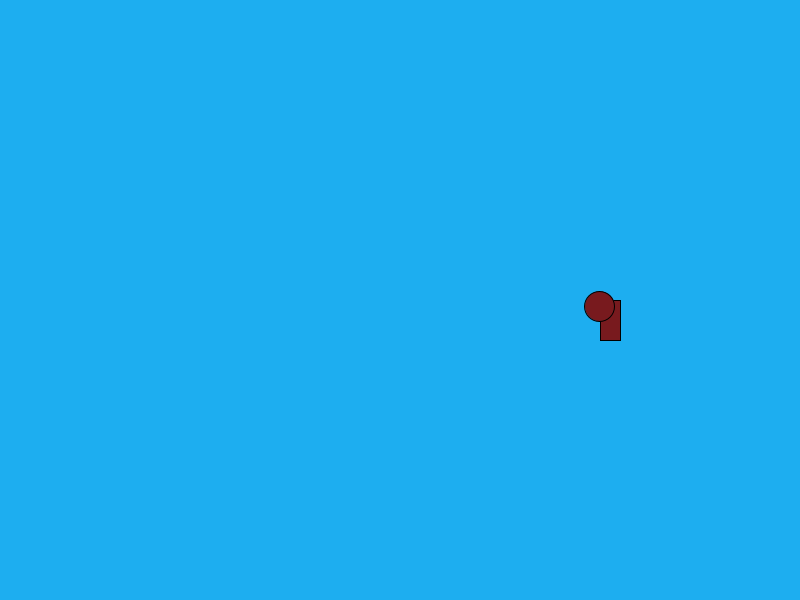
Frame 1 (no input)
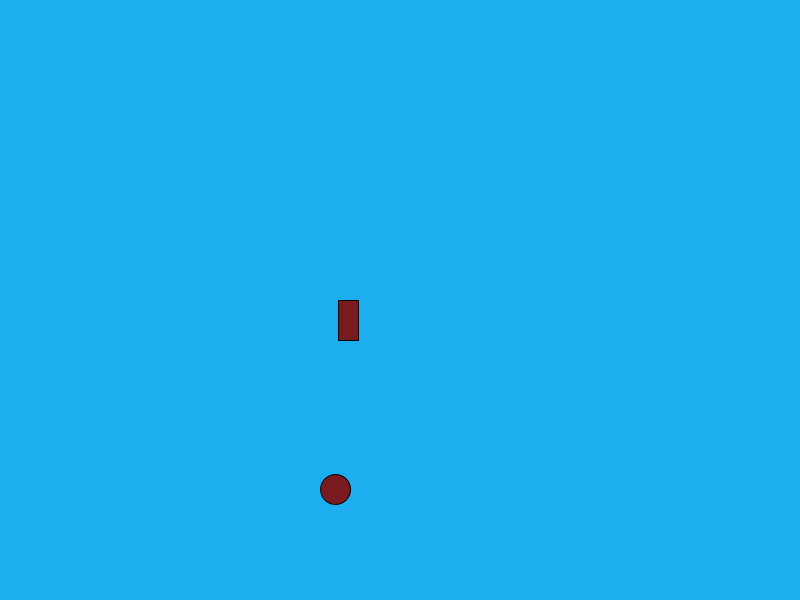
Frame 60 (the mouse pressed at the canvas centre just before this capture)
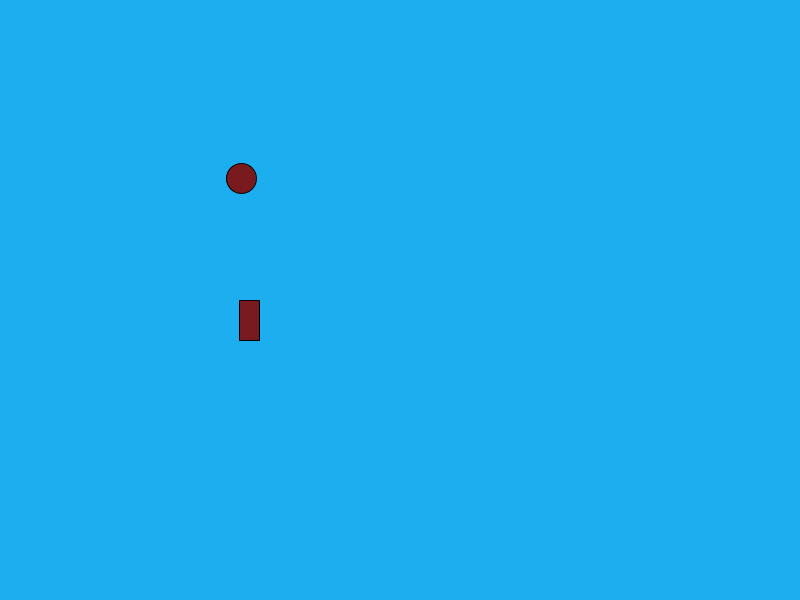
Frame 120 (the mouse held since frame 60 and released just before this capture)

The Processing sketch that drew these frames (run headless with seeded random() and noise(); from frame 60 on, the mouse is pressed at the canvas centre):

// Processing sketch: processing_103911
// ── processing_103911.pde

//int[ ] x, y, edge, dX, dY;
//color[ ] col;

//for function states for all values...

//void moveRects()

//float x=x+dx;
//float dx=dx+ddx;
float x, y, dx, dy, ddx, ddy;

void setup()
{
  size(800,600);
  background(29, 174, 240);
  x= 200;
  dx= 0;
  y=0;
  ddy=-0.0*y;
  dy=0;
  ddx= -0.001*x;
}

void draw()
{
  translate(width/2, height/2);
  background(29, 174, 240);
  fill(120, 26, 30);
  rect(x, y, 20, 40);
  ellipse(200*cos(sqrt(0.001)*frameCount),
    200*sin(sqrt(0.001)*frameCount),30,30);
  ddy = -0.0*y;
  dy=dy+ddy;
  y = y + dy;
  ddx= -0.001*x;
  dx= dx+ddx;
  x= x+dx;
}
